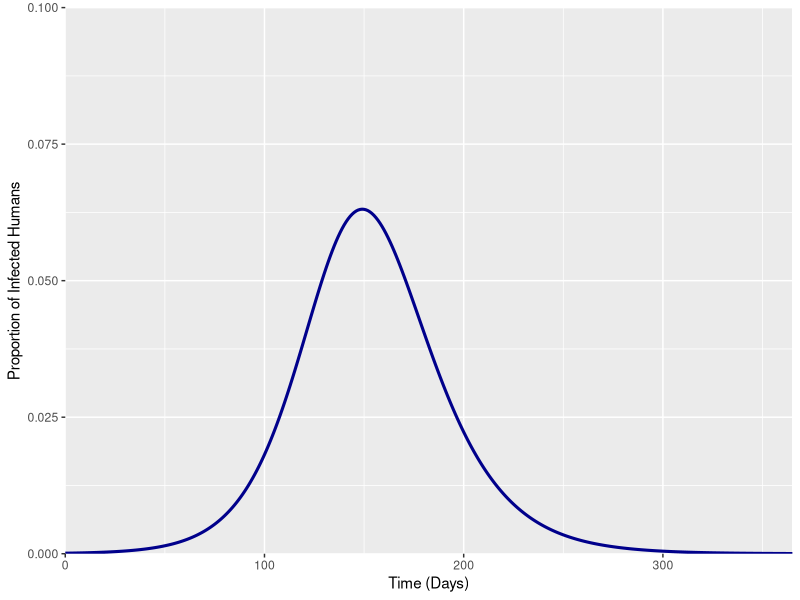
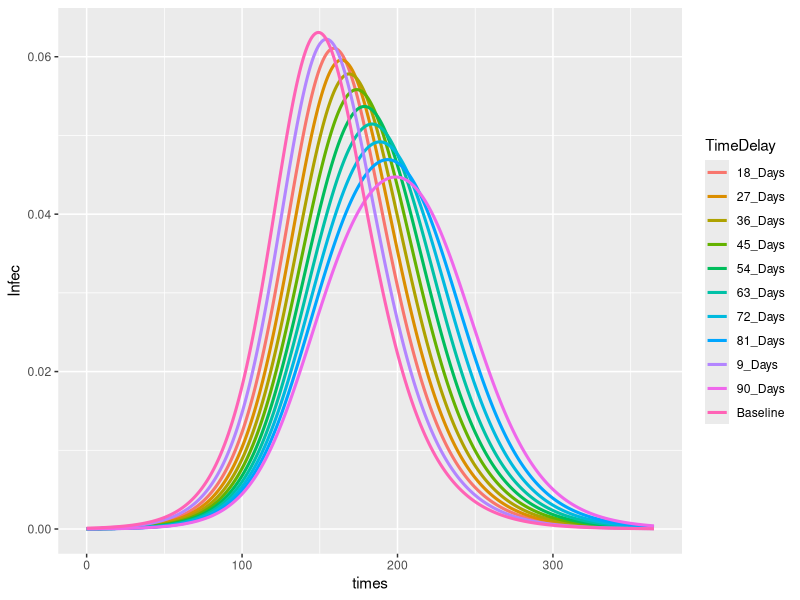
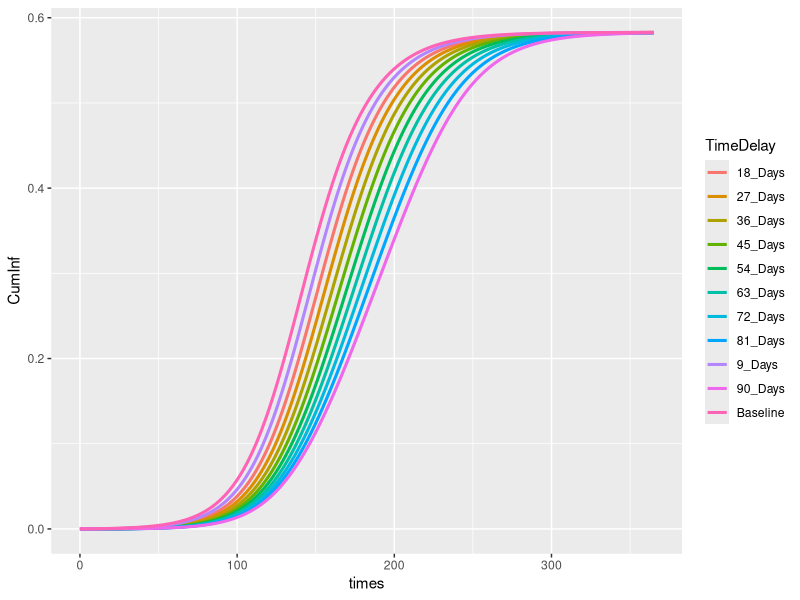

Write R code to recreate these figures, in order.
rm(list=ls())

library("deSolve"); library("ggplot2"); library("cowplot")

GenTime <- function(T2, R0) {
  G = T2 * ((R0-1)/log(2))
  return(G)
}

#### SCENARIO 1 No Intervention ####

SIR <- function(time, state, parameters) {
  with(as.list(c(state, parameters)), {
    dS = - beta*S*I
    dI = beta*S*I - gamma*I 
    dR = gamma*I 
    dC = beta*S*I 
    return(list(c(dS,dI,dR,dC)))
  })
}

init <- c(S = 0.9999, I = 0.0001,  R = 0, C = 0)
times <- seq(0,365,by = 1)

parms = c(gamma = 1/(GenTime(4.6,2.4)),
          beta = 1.5*(1/(GenTime(4.6,2.4))))

out <- data.frame(ode(y = init, func = SIR, times = times, parms = parms))

#### Dataframe Modification ####

#Baseline 
outbase <- out

ggplot(outbase, aes(x = time, y = I)) + geom_line(size = 1.05, col = "darkblue") +
  labs(x ="Time (Days)", y = "Proportion of Infected Humans") +
  scale_y_continuous(limits = c(0, 0.1), expand = c(0,0)) +
  scale_x_continuous(expand = c(0, 0))

combdatabase <- data.frame("times" = seq(0,365), "Infec" = (outbase[,3]),
                        "CumInf" = (outbase[,5]),
                        "TimeDelay" = "Baseline")

# +7 Days
out1 <- out; out1[,1] <- out1[,1]+10
outone <- rbind(data.frame("time" = seq(0,9), "S" = 1, "I" = 0, "R" = 0, "C" = 0),
                 data.frame(out1))
outone <- head(outone, -10)

combdata1 <- data.frame("times" = seq(0,365), "Infec" = ((outbase[,3] + outone[,3])/2),
                        "CumInf" = ((outbase[,5] + outone[,5])/2),
                        "TimeDelay" = "9_Days")

# +14 Days
out2 <- out; out2[,1] <- out2[,1]+19
outtwo <- rbind(data.frame("time" = seq(0,18), "S" = 1, "I" = 0, "R" = 0, "C" = 0),
                data.frame(out2))
outtwo <- head(outtwo, -19)

combdata2 <- data.frame("times" = seq(0,365), "Infec" = ((outbase[,3] + outone[,3] + outtwo[,3])/3),
                        "CumInf" = ((outbase[,5] + outone[,5] + outtwo[,5])/3),
                        "TimeDelay" = "18_Days")

# +21 Days
out3 <- out; out3[,1] <- out3[,1]+28
outthree <- rbind(data.frame("time" = seq(0,27), "S" = 1, "I" = 0, "R" = 0, "C" = 0),
                data.frame(out3))
outthree <- head(outthree, -28)

combdata3 <- data.frame("times" = seq(0,365), "Infec" = ((outbase[,3] + outone[,3] + outtwo[,3] + outthree[,3])/4), 
                        "CumInf" = ((outbase[,5] + outone[,5] + outtwo[,5] + outthree[,5])/4),
                        "TimeDelay" = "27_Days")

# +28 Days
out4 <- out; out4[,1] <- out4[,1]+37
outfour <- rbind(data.frame("time" = c(seq(0,36)), "S" = 1, "I" = 0, "R" = 0, "C" = 0),
                  data.frame(out3))
outfour <- head(outfour, -37)

combdata4 <- data.frame("times" = seq(0,365), "Infec" = ((outbase[,3] + outone[,3] + outtwo[,3] + outthree[,3] + outfour[,3])/5),
                        "CumInf" = ((outbase[,5] + outone[,5] + outtwo[,5] + outthree[,5] + outfour[,5])/5),
                        "TimeDelay" = "36_Days")

# +35 Days
out5 <- out; out5[,1] <- out5[,1]+46
outfive <- rbind(data.frame("time" = c(seq(0,45)), "S" = 1, "I" = 0, "R" = 0, "C" = 0),
                 data.frame(out5))
outfive <- head(outfive, -46)

combdata5 <- data.frame("times" = seq(0,365), "Infec" = ((outbase[,3] + outone[,3] + outtwo[,3] + outthree[,3] + outfour[,3] + outfive[,3])/6),
                        "CumInf" = ((outbase[,5] + outone[,5] + outtwo[,5] + outthree[,5] + outfour[,5] + outfive[,5])/6),
                        "TimeDelay" = "45_Days")

# +42 Days
out6 <- out; out6[,1] <- out6[,1]+55
outsix <- rbind(data.frame("time" = c(seq(0,54)), "S" = 1, "I" = 0, "R" = 0, "C" = 0),
                 data.frame(out6))
outsix <- head(outsix, -55)

combdata6 <- data.frame("times" = seq(0,365), "Infec" = ((outbase[,3] + outone[,3] + outtwo[,3] + outthree[,3] + outfour[,3] + outfive[,3] + outsix[,3])/7),
                        "CumInf" = ((outbase[,5] + outone[,5] + outtwo[,5] + outthree[,5] + outfour[,5] + outfive[,5] + outsix[,5])/7),
                        "TimeDelay" = "54_Days")

# +49 Days
out7 <- out; out7[,1] <- out7[,1]+64
outseven <- rbind(data.frame("time" = c(seq(0,63)), "S" = 1, "I" = 0, "R" = 0, "C" = 0),
                data.frame(out7))
outseven <- head(outseven, -64)

combdata7 <- data.frame("times" = seq(0,365), "Infec" = ((outbase[,3] + outone[,3] + outtwo[,3] + outthree[,3] + outfour[,3] + outfive[,3] + outsix[,3] + 
                                                            outseven[,3])/8),
                        "CumInf" = ((outbase[,5] + outone[,5] + outtwo[,5] + outthree[,5] + outfour[,5] + outfive[,5] + outsix[,5] + 
                                      outseven[,5])/8),
                        "TimeDelay" = "63_Days")

# +56 Days
out8 <- out; out8[,1] <- out8[,1]+73
outeight <- rbind(data.frame("time" = c(seq(0,72)), "S" = 1, "I" = 0, "R" = 0, "C" = 0),
                  data.frame(out8))
outeight <- head(outeight, -73)

combdata8 <- data.frame("times" = seq(0,365), "Infec" = ((outbase[,3] + outone[,3] + outtwo[,3] + outthree[,3] + outfour[,3] + outfive[,3] + outsix[,3] + 
                                                            outseven[,3] + outeight[,3])/9),
                        "CumInf" = ((outbase[,5] + outone[,5] + outtwo[,5] + outthree[,5] + outfour[,5] + outfive[,5] + outsix[,5] + 
                                      outseven[,5] + outeight[,5])/9),
                        "TimeDelay" = "72_Days")

# +63 Days
out9 <- out; out9[,1] <- out9[,1]+82
outnine <- rbind(data.frame("time" = c(seq(0,81)), "S" = 1, "I" = 0, "R" = 0, "C" = 0),
                  data.frame(out9))
outnine <- head(outnine, -82)

combdata9 <- data.frame("times" = seq(0,365), "Infec" = ((outbase[,3] + outone[,3] + outtwo[,3] + outthree[,3] + outfour[,3] + outfive[,3] + outsix[,3] + 
                                                            outseven[,3] + outeight[,3] + outnine[,3])/10),
                        "CumInf" = ((outbase[,5] + outone[,5] + outtwo[,5] + outthree[,5] + outfour[,5] + outfive[,5] + outsix[,5] + 
                                      outseven[,5] + outeight[,5] + outnine[,5])/10),
                        "TimeDelay" = "81_Days")

# +10 Days
out10 <- out; out10[,1] <- out10[,1]+91
outten <- rbind(data.frame("time" = c(seq(0,90)), "S" = 1, "I" = 0, "R" = 0, "C" = 0),
                 data.frame(out10))
outten <- head(outten, -91)

combdata10 <- data.frame("times" = seq(0,365), "Infec" = (outbase[,3] + outone[,3] + outtwo[,3] + outthree[,3] + outfour[,3] + outfive[,3] + outsix[,3] + 
                                                            outseven[,3] + outeight[,3] + outnine[,3] + outten[,3])/11,
                         "CumInf" = (outbase[,5] + outone[,5] + outtwo[,5] + outthree[,5] + outfour[,5] + outfive[,5] + outsix[,5] + 
                                      outseven[,5] + outeight[,5] + outnine[,5] + outten[,5])/11,
                         "TimeDelay" = "90_Days")

comb10data <- rbind(combdatabase,
                    combdata1,
                    combdata2,
                    combdata3,
                    combdata4,
                    combdata5,
                    combdata6,
                    combdata7,
                    combdata8,
                    combdata9,
                    combdata10)

ggplot(comb10data, aes(x = times, y =Infec, col = TimeDelay)) + geom_line(size = 1.05)
ggplot(comb10data, aes(x = times, y =CumInf, col = TimeDelay)) + geom_line(size = 1.05)

write.csv(comb10data, "delaydata9day.csv", row.names = FALSE)
